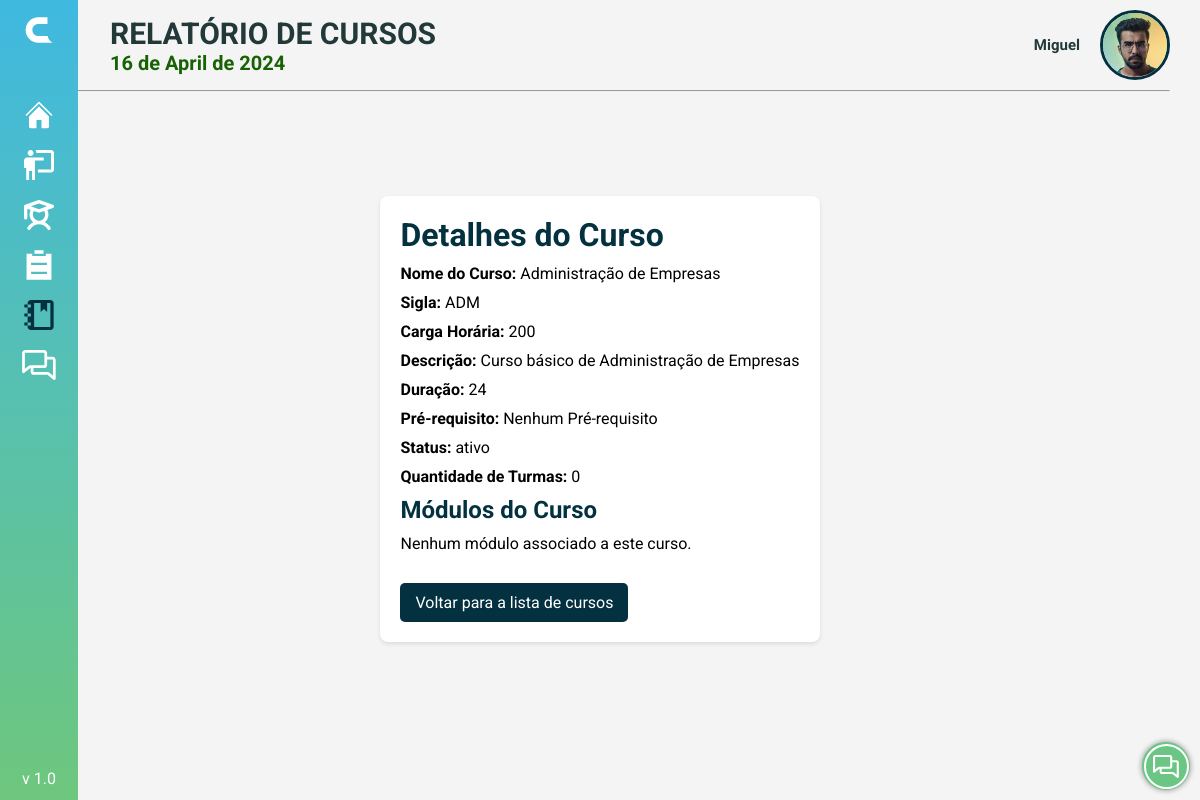
Page /PAGES/s_curso_detalhes.php?id=2 (signed in) on the earlier database version.
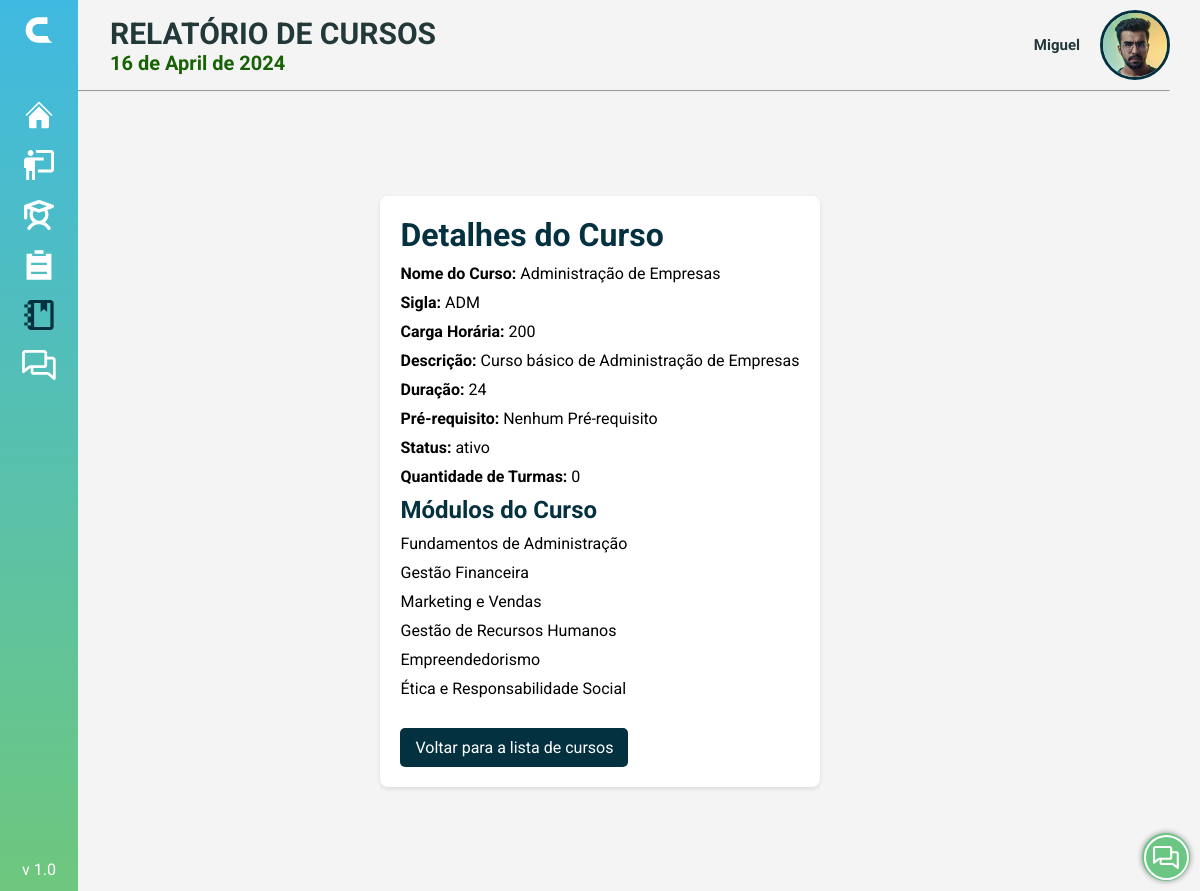
Same page on the later database version.
### tables this page shows
CREATE TABLE Curso (
  Curso_id INT NOT NULL AUTO_INCREMENT,
  Curso_Nome VARCHAR(100) NOT NULL,
  Curso_Sigla CHAR(3) NOT NULL,
  Curso_Carga_horaria INT(10) NOT NULL,
  Curso_Desc VARCHAR(500) NOT NULL,
  Curso_Duracao INT NOT NULL,
  Curso_PreRequisito VARCHAR(500) NOT NULL,
  Curso_Registro DATETIME NOT NULL DEFAULT CURRENT_TIMESTAMP,
  Curso_Status CHAR(1) DEFAULT 1,
  PRIMARY KEY (Curso_id)
);

CREATE TABLE Modulo (
  Modulo_id INT NOT NULL AUTO_INCREMENT,
  Modulo_Nome VARCHAR(100) NOT NULL,
  Modulo_Desc VARCHAR(500) NOT NULL,
  Modulo_Registro DATETIME NOT NULL DEFAULT CURRENT_TIMESTAMP,
  Modulo_Status CHAR(1) DEFAULT 1,
  PRIMARY KEY (Modulo_id)
);

### PHP/data.php (called while the page is built, shortened)
<?php
$data = date('Y-m-d');
$numeroDia = date('d', strtotime($data));
$nomeMes = strftime('%B', strtotime($data));
$ano = date('Y', strtotime($data));
$nomeMes = utf8_encode($nomeMes);
$date = $numeroDia . ' de ' . $nomeMes . ' de ' . $ano;
?>

### PAGES/s_curso_detalhes.php (the view, shortened to what this page needs)
<!DOCTYPE html>
<html lang="pt-BR">
<head>
    <link rel="stylesheet" href="../PHP/sidebar/menu.css">
    <link rel="stylesheet" href="../STYLE/botao.css" />
    <link rel="stylesheet" href="../STYLE/data.css">
    <link rel="stylesheet" href="https://cdnjs.cloudflare.com/ajax/libs/font-awesome/6.3.0/css/all.min.css"
 />
    <link href='https://unpkg.com/boxicons@2.0.7/css/boxicons.min.css' rel='stylesheet'>
    <link rel="stylesheet" href="../STYLE/style_home.css">
</head>
<body>
    <?php include('../PHP/data.php'); ?>
    <?php include('../PHP/sidebar/menu.php'); ?>
    <?php include('../PHP/redes.php'); ?>
    <?php include('../PHP/dropdown.php'); ?>
    <header>
        <div class="title">
            <div class="nomedata closed">
                <h1>RELATÓRIO DE CURSOS</h1>
                <div class="php">
                    <?php echo $date; ?>
                </div>
            </div>
            <div class="user">
                <?php echo $dropdown; ?>
            </div>
        </div>
        <hr>
    </header>
    <div>
        <?php echo $sidebarHTML; ?>
    </div>
    <main>
        <?php
        $servername = "localhost";
        $username = "root";
        $password = "";
        $dbname = "CLAU";
        $conn = new mysqli($servername, $username, $password, $dbname);
        if (isset($_GET['id'])) {
            $curso_id = $_GET['id'];
            $sql = "SELECT Curso_id, Curso_Nome, Curso_Sigla, Curso_Carga_horaria, Curso_Desc, Curso_Duracao, Curso_PreRequisito, Curso_Status FROM curso WHERE Curso_id = $curso_id";
            $sql_num_turmas = "SELECT COUNT(*) AS num_turmas FROM Turma WHERE curso_cd = $curso_id";
            $result_num_turmas = mysqli_query($conn, $sql_num_turmas);
            $row_num_turmas = mysqli_fetch_assoc($result_num_turmas);
            $num_turmas = $row_num_turmas['num_turmas'];
            $result = mysqli_query($conn, $sql);
            $curso_info = mysqli_fetch_assoc($result);
            $sql_modulos = "SELECT modulo.Modulo_Nome FROM modulo
                        INNER JOIN modulo_curso ON modulo_curso.Modulo_Modulo_cd = modulo.Modulo_id
                        WHERE modulo_curso.Curso_Curso_cd = $curso_id";
            $result_modulos = mysqli_query($conn, $sql_modulos);
            ?>
            <div class="course-details">
                <div>
                <h1>Detalhes do Curso</h1>
                <ul>
                    <li><strong>Nome do Curso:</strong>
                        <?php echo $curso_info['Curso_Nome']; ?>
                    </li>
                    <li><strong>Sigla:</strong>
                        <?php echo $curso_info['Curso_Sigla']; ?>
                    </li>
                    <li><strong>Carga Horária:</strong>
                        <?php echo $curso_info['Curso_Carga_horaria']; ?>
                    </li>
                    <li><strong>Descrição:</strong>
                        <?php echo $curso_info['Curso_Desc']; ?>
                    </li>
                    <li><strong>Duração:</strong>
                        <?php echo $curso_info['Curso_Duracao']; ?>
                    </li>
                    <li><strong>Pré-requisito:</strong>
                        <?php echo $curso_info['Curso_PreRequisito']; ?>
                    </li>
                    <li><strong>Status:</strong>
                        <?php echo ($curso_info['Curso_Status'] == "1") ? "ativo" : "inativo"; ?>
                    </li>
                    <li><strong>Quantidade de Turmas:</strong> <?php echo $num_turmas; ?></li>
                </ul>
                <h2>Módulos do Curso</h2>
                <ul>
                    <?php
                    if (mysqli_num_rows($result_modulos) > 0) {
                        while ($row_modulo = mysqli_fetch_assoc($result_modulos)) {
                            echo "<li>{$row_modulo['Modulo_Nome']}</li>";
                        }
                    } else {
                        echo "<li>Nenhum módulo associado a este curso.</li>";
                    }
                    ?>
                </ul>
                <p class="back-link" onclick="voltar()">Voltar para a lista de cursos</p>
                <?php
        } else {
            echo "ID do curso não especificado.";
        }
        ?>
        </div>
    </main>
    <div class="buttons">
        <?php echo $redes; ?>
    </div>
</body>
</html>

Differences in the rows shown:
added modulo: Modulo_Nome "Fundamentos de Administração"
added modulo: Modulo_Nome "Gestão Financeira"
added modulo: Modulo_Nome "Marketing e Vendas"
added modulo: Modulo_Nome "Gestão de Recursos Humanos"
added modulo: Modulo_Nome "Empreendedorismo"
added modulo: Modulo_Nome "Ética e Responsabilidade Social"
Other differences:
text no longer shown: "Nenhum módulo associado a este curso."
